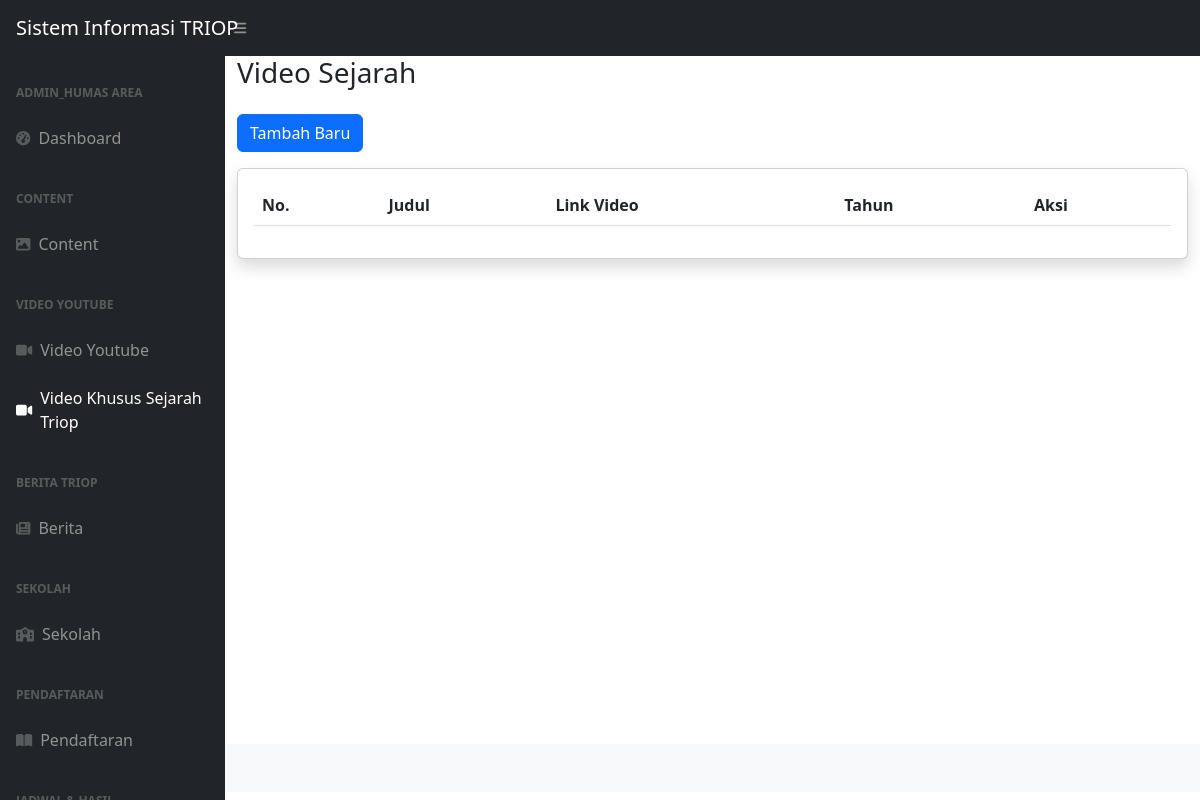
/admin_humas/video_sejarah, run on an earlier commit of the app's database.
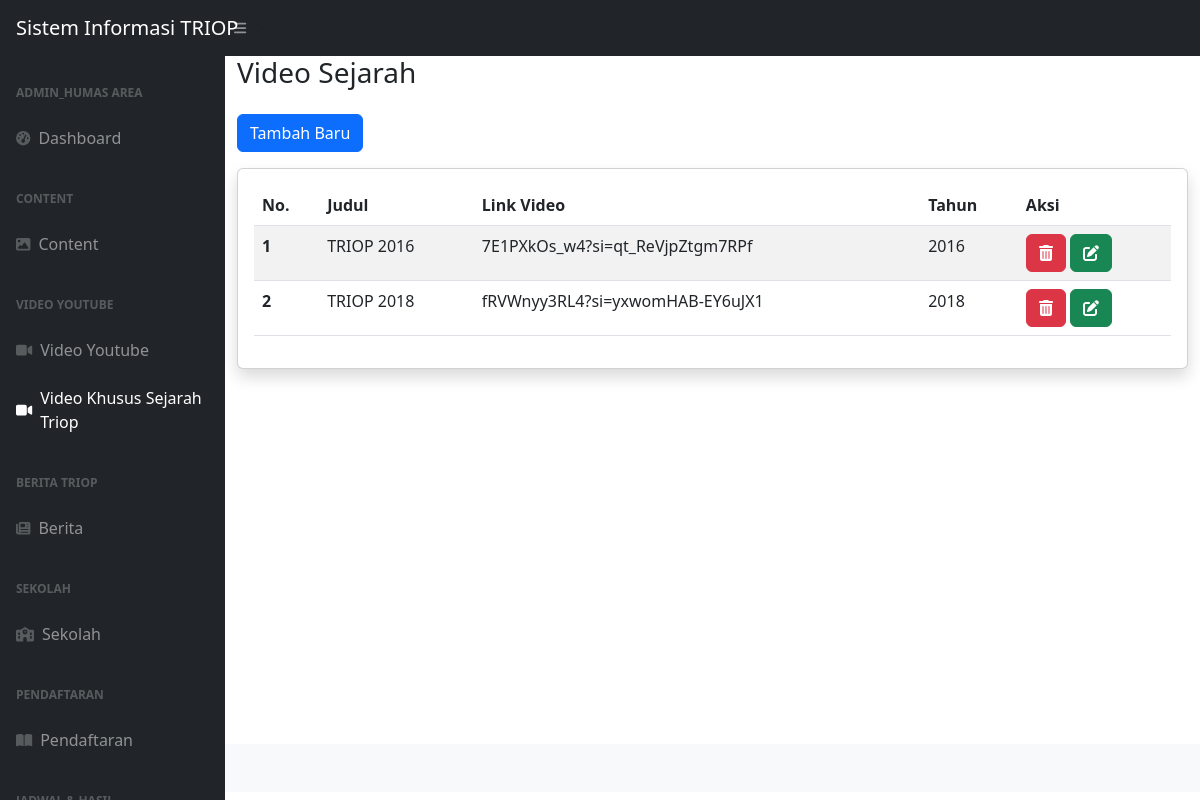
And on a later commit of the database.
### tables this page shows
CREATE TABLE `tb_videosejarah` (
  `id_videosejarah` int NOT NULL,
  `judul` text NOT NULL,
  `link` text NOT NULL,
  `tahun` int NOT NULL
);

### application/controllers/Admin_humas.php (called while the page is built, shortened)
<?php
class Admin_humas extends CI_Controller
{
  public function __construct()
  {
    $this->load->library('Cetak_pdf');
    $this->load->model('Video_model');
    $this->load->model('Instagram_model');
    $this->load->model('Berita_model');
    $this->load->model('Sekolah_model');
    $this->load->model('Jadwal_model');
    $this->load->model('Sponsor_model');
    $this->load->model('Akun_model');
    $this->load->model('Pendaftaran_model');
    $this->load->model('Content_model');
    $this->load->model('Berkas_model');
    $this->load->model('Video_sejarah_model');
  }
    public function video_sejarah()
    {
        $data['title'] = "Video Sejarah";
        $data['video_sejarah'] = $this->Video_sejarah_model->get_all_video_sejarah();
        $this->load->view('admin_humas/header', $data);
        $this->load->view('admin_humas/sidebar');
        $this->load->view('admin_humas/video_sejarah');
        $this->load->view('admin_humas/footer');
    }
}

### index.php (called while the page is built, shortened)
<?php
require_once BASEPATH.'core/CodeIgniter.php';

### application/models/Video_sejarah_model.php (called while the page is built, shortened)
<?php
class Video_sejarah_model extends CI_Model
{
    public function get_all_video_sejarah()
    {
        return $this->db->get('tb_videosejarah')->result_array();
    }
}

### application/views/admin_humas/video_sejarah.php (the view, shortened to what this page needs)
<div id="layoutSidenav_content">
    <div class="container-fluid">
        <h1 class="h3 mb-4 text-gray-800"><?= $title; ?></h1>
        <a href="<?= base_url('admin_humas/tambah_video_sejarah'); ?>" class="btn btn-primary mb-3">Tambah Baru</a>
        <div class="card shadow mb-4">
            <div class="card-body">
                <div class="table-responsive">
                    <table class="table table-striped" id="dataTable" width="100%" cellspacing="0">
                        <thead>
                            <tr>
                                <th scope="col">No.</th>
                                <th scope="col">Judul</th>
                                <th scope="col">Link Video</th>
                                <th scope="col">Tahun</th>
                                <th scope="col">Aksi</th>
                            </tr>
                        </thead>
                        <tbody>
                            <?php $i = 1; ?>
                            <?php foreach ($video_sejarah as $j): ?>
                                <tr>
                                    <th scope="row"><?= $i; ?></th>
                                    <td><?= $j['judul']; ?></td>
                                    <td><?= $j['link']; ?></td>
                                    <td><?= $j['tahun']; ?></td>
                                    <td>
                                        <a href="<?= base_url(); ?>admin_humas/hapus_video_sejarah/<?= $j['id_videosejarah']; ?>" class="btn btn-danger" onclick="return confirm('Data akan dihapus');">
                                            <i class="fas fa-trash-alt"></i>
                                        </a>
                                        <a href="<?= base_url(); ?>admin_humas/edit_video_sejarah/<?= $j['id_videosejarah']; ?>" class="btn btn-success">
                                            <i class="fas fa-edit"></i>
                                        </a>
                                    </td>
                                </tr>
                                <?php $i++; ?>
                            <?php endforeach; ?>
                        </tbody>
                    </table>
                </div>
            </div>
        </div>
    </div>
</div>
</div>

### application/views/admin_humas/header.php (shortened to what this page needs)
<!DOCTYPE html>
<html lang="en">
<head>
    <link href="https://cdn.jsdelivr.net/npm/simple-datatables@7.1.2/dist/style.min.css" rel="stylesheet" />
    <link href="<?= base_url('assets/'); ?>css/styles.css" rel="stylesheet" />
    <link href="<?= base_url('assets/vendor/datatables/'); ?>dataTables.bootstrap4.min.css" rel="stylesheet">
</head>
<body class="sb-nav-fixed">
    <nav class="sb-topnav navbar navbar-expand navbar-dark bg-dark">
        <a class="navbar-brand ps-3" href="">Sistem Informasi TRIOP </a>
        <button class="btn btn-link btn-sm order-1 order-lg-0 me-4 me-lg-0" id="sidebarToggle" href="#!"><i class="fas fa-bars"></i></button>
    </nav>

### application/views/admin_humas/sidebar.php (shortened to what this page needs)
<div id="layoutSidenav">
    <div id="layoutSidenav_nav">
        <nav class="sb-sidenav accordion sb-sidenav-dark" id="sidenavAccordion">
            <div class="sb-sidenav-menu">
                <div class="nav">
                    <div class="sb-sidenav-menu-heading">admin_humas Area</div>
                    <?php
                    if ($title == 'Dashboard') {
                        echo '<a class="nav-link active" href="' . base_url('admin_humas') . '">';
                    } else {
                        echo '<a class="nav-link" href="' . base_url('admin_humas') . '">';
                    }
                    ?>
                    <div class="sb-nav-link-icon"><i class="fas fa-tachometer-alt"></i></div>
                    Dashboard
                    </a>
                    <div class="sb-sidenav-menu-heading">Content</div>
                    <?php
                    if ($title == 'Content') {
                        echo '<a class="nav-link active" href="' . base_url('admin_humas/content') . '">';
                    } else {
                        echo '<a class="nav-link" href="' . base_url('admin_humas/content') . '">';
                    }
                    ?>
                    <div class="sb-nav-link-icon"><i class="fas fa-image"></i></div>
                    Content
                    </a>
                    <div class="sb-sidenav-menu-heading">Video Youtube</div>
                    <?php
                    if ($title == 'Video Pertandingan') {
                        echo '<a class="nav-link active" href="' . base_url('admin_humas/video') . '">';
                    } else {
                        echo '<a class="nav-link" href="' . base_url('admin_humas/video') . '">';
                    }
                    ?>
                    <div class="sb-nav-link-icon"><i class="fas fa-video"></i></div>
                    Video Youtube
                    </a>
                    <?php
                    if ($title == 'Video Sejarah') {
                        echo '<a class="nav-link active" href="' . base_url('admin_humas/video_sejarah') . '">';
                    } else {
                        echo '<a class="nav-link" href="' . base_url('admin_humas/video_sejarah') . '">';
                    }
                    ?>
                    <div class="sb-nav-link-icon"><i class="fas fa-video"></i></div>
                    Video Khusus Sejarah Triop
                    </a>
                    <div class="sb-sidenav-menu-heading">Berita TRIOP</div>
                    <?php
                    if ($title == 'Berita Seputar TRIOP') {
                        echo '<a class="nav-link active" href="' . base_url('admin_humas/berita') . '">';
                    } else {
                        echo '<a class="nav-link" href="' . base_url('admin_humas/berita') . '">';
                    }
                    ?>
                    <div class="sb-nav-link-icon"><i class="fas fa-newspaper"></i></div>
                    Berita
                    </a>
                    <div class="sb-sidenav-menu-heading">Sekolah</div>
                    <?php
                    if ($title == 'Sekolah') {
                        echo '<a class="nav-link active" href="' . base_url('admin_humas/sekolah') . '">';
                    } else {
                        echo '<a class="nav-link" href="' . base_url('admin_humas/sekolah') . '">';
                    }
                    ?>
                    <div class="sb-nav-link-icon"><i class="fas fa-school"></i></div>
                    Sekolah
                    </a>
<div class="sb-sidenav-menu-heading">Pendaftaran</div>
                    <?php
                    if ($title == 'Pendaftaran') {
                        echo '<a class="nav-link active" href="' . base_url('admin_humas/pendaftaran') . '">';
                    } else {
                        echo '<a class="nav-link" href="' . base_url('admin_humas/pendaftaran') . '">';
                    }
                    ?>
                    <div class="sb-nav-link-icon"><i class="fas fa-book-open"></i></div>
                    Pendaftaran
                    </a>
                    <div class="sb-sidenav-menu-heading">Jadwal & Hasil</div>
            </div>
        </nav>
    </div>

### application/views/admin_humas/footer.php (shortened to what this page needs)
<footer class="py-4 bg-light mt-auto">
</footer>
<link rel="stylesheet" href="https://cdnjs.cloudflare.com/ajax/libs/bootstrap-datepicker/1.9.0/css/bootstrap-datepicker.min.css">
</body>
</html>

What changed in the data, as far as the page shows it:
added tb_videosejarah: judul "TRIOP 2016", link "7E1PXkOs_w4?si=qt_ReVjpZtgm7RPf", tahun "2016"
added tb_videosejarah: judul "TRIOP 2018", link "fRVWnyy3RL4?si=yxwomHAB-EY6uJX1", tahun "2018"
